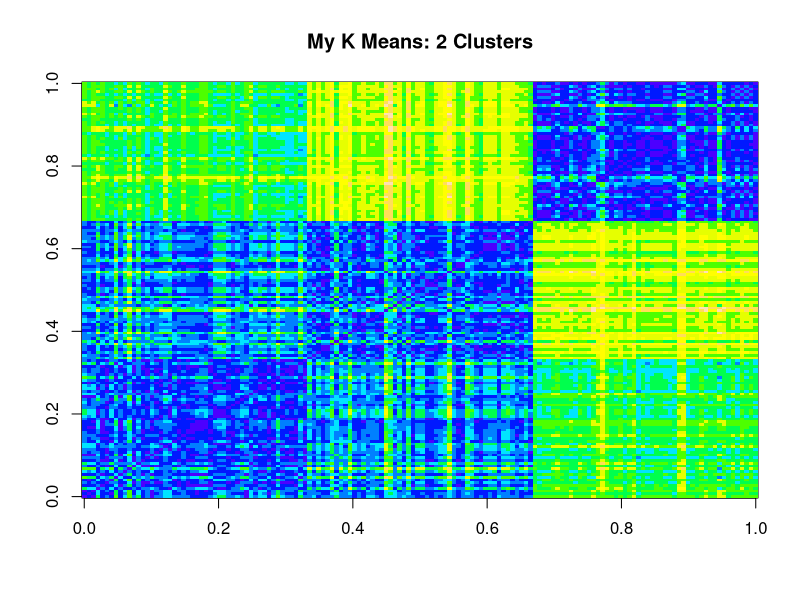
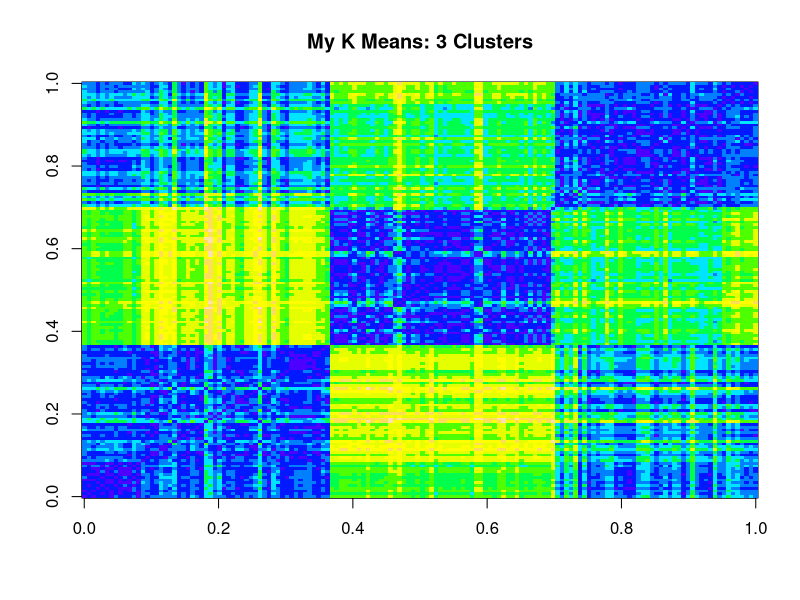
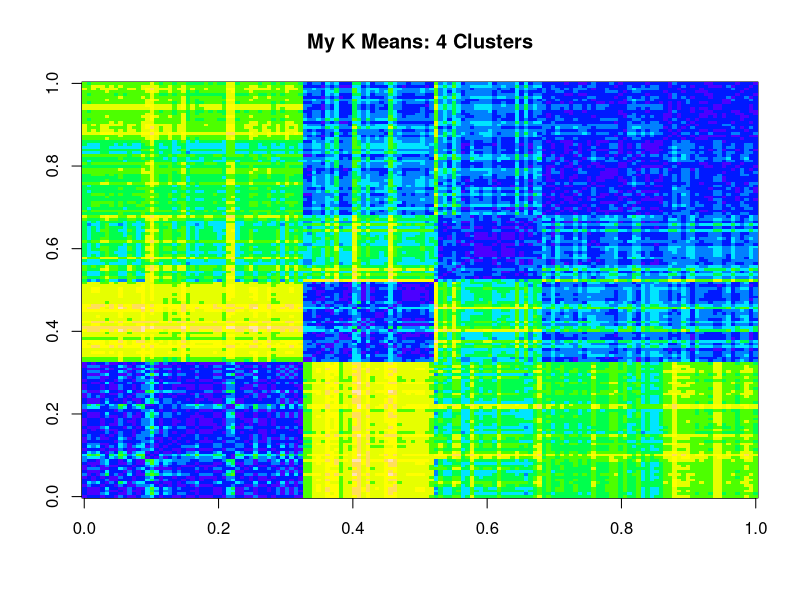

The R source for these figures, in order:
# Created by Ricco Amezcua
# First created on 4/22/2013
# Last updated on 4/22/2013
# This file contains the assignment code Assignment 5 for CS 422
# It uses the iris data set

#### Constants ####
# This is the difference threshold for the stopping condition
# It is a percentage of difference for two clusters
# When the percentage of difference falls below or is the threhold
# the algorithm will stop
DIFF.THRESH = 0 

#### Functions ####
# This function is used to normal data in a data frame
# It takes a data frame and the number of attributes in that data frame
NormalizeData <- function(df, natt){
  for(i in 1:natt){
    stan <- sd(df[,i])
    mean <- mean(df[,i])
    df[,i] <- sapply(df[,i], FUN = function(x){
      return ((x-mean)/stan)}) # nvm (Added a rounding function here round(x, 3))
  }
  return (df)
}

# This function will update the centroids
# It takes the dataframe of the data, a dataframe with the centroids data
# and the k
UpdateCentroids <- function(df, centroids, k){
  for(i in 1:k){
    temp <- subset(df, Cluster == i)
    temp$Cluster <- NULL # Remove clusters
    centroids[i,]<-as.vector(colMeans(temp))
  }
  
  return (centroids)
}

# This function will find the Euclidean distance between two points
EuclideanDistance <- function(p1, p2){
  distance <- p1-p2
  distance <- sapply(distance, FUN=function(x){return(x^2)})
  distance <- sum(distance)
  distance <- sqrt(distance)
  return (distance)
}

# This function takes a point and the centroids data frame
# It will find the centroid closest to that point (returns the index)
FindCluster <- function(point, centroids){
  k <- nrow(centroids)
  distances <- NULL
  for(i in 1:k){
    distances <- append(distances, EuclideanDistance(point, centroids[i,]))
  }
  #print(distances)
  cluster <- which(distances==(min(distances)))
  return(cluster[1])
}

# This is a helper function that checks if a set of clusters is in
# the currently active set of clusters.
# It returns a list of inactive clusters, or 0 if all clusters are active
ClusterRepCheck <- function(clusters, active.clusters){
  active.clusters <- unique(active.clusters)
  inactive.clusters <- which(!(clusters %in% active.clusters))
  if(length(inactive.clusters) == 0){inactive.clusters <-0}
  return(inactive.clusters)
}

# This function has the stopping condition for the k - means algo
# It takes two sets of cluster as vectors and finds the difference percentage
# (number of differences)/length
# It also takes a threshold for the difference percentage
StoppingCondition <- function(previous.clusters, current.clusters, threshold){
  stopping.condition <- FALSE
  num.differences <- length(which(previous.clusters != current.clusters))
  # If the number of differences falls below a certain threshold, stop the algo
  difference.percentage <- num.differences/length(current.clusters)
  #print(difference.percentage)
  if (difference.percentage <= threshold){stopping.condition <- TRUE}
  
  return(stopping.condition)
}

# This is my kmeans function.  It takes a data frame of data and a k
# It returns a vector of the clusters associated with the data 
MyKMeans <-function(df, k){
  natt <- ncol(df)
  centroids <- as.data.frame(matrix(data=0, nrow=k, ncol=natt))
  
  # Adding a cluster column and randomly assigning each point to a cluster
  df["Cluster"] <- NA
  df$Cluster <- sample(1:k, nrow(df), replace=TRUE)
  
  stopped <- FALSE
  while(!stopped){
    previous.clusters <- as.vector(df$Cluster)
    
    # remove cluster column for easier calculation
    temp <- df
    temp$Cluster <- NULL
    
    # Update the centroids
    centroids <- UpdateCentroids(df, centroids, k)
    #Update each point's associated cluster
    df$Cluster <- apply(temp, 1,FindCluster, centroids)
    
    current.clusters <- as.vector(df$Cluster)
    
    inactive.clusters <- ClusterRepCheck(c(1:k), current.clusters)
    
    if (inactive.clusters[1] != 0){
      SSEResults <- CentroidSSEVector(df, centroids, inactive.clusters)
      active.clusters <- SSEResults$clusters
      SSEList <- SSEResults$SSE
      
      for(i in inactive.clusters){
        max.index <- which.max(SSEList)
        #Get index of first available point
        candidate.index <- which(df[,"Cluster"] == active.clusters[1])[1] 
        # Give that point to the inactive cluster i
        df[candidate.index, "Cluster"] <- i
        #Remove the used max cluster for the next candidate
        active.clusters <- active.clusters[-(max.index)]
        SSEList <- SSEList[-(max.index)]
      }
      
    }
    
    if (StoppingCondition(previous.clusters, current.clusters, DIFF.THRESH)){
      stopped <- TRUE
    }
  }
  
  return (as.vector(df$Cluster))
}

CentroidSSEVector <- function(df, centroids, inactive.clusters){
  active.clusters <- setdiff(unique(df$Cluster), inactive.clusters)
  SSE <- NULL
  for(i in active.clusters){
    temp <- subset(df, Cluster == i)
    temp$Cluster <- NULL
    sum <- sum(as.vector(apply(temp, 1, FUN=function(p1,p2){
      return(EuclideanDistance(p1,p2)^2)}, centroids[i,])))
    SSE <- append(SSE, sum)
  }
  return(list(clusters=active.clusters, SSE=SSE))
}

# This function will return the similarity matrix.
# It takes a data frame and a list of clusters as well as a titile of the graph
# Data should be normalized
GetSimilarityMatrix <- function(df, clusters, title){
  # Order data by cluster groups
  df["Cluster"] <- NA
  df$Cluster <- clusters
  df <- df[order(df$Cluster),]
  df$Cluster <- NULL
  sim.matrix <- matrix(data=0, ncol=nrow(df), nrow=nrow(df))
  for(i in 1:nrow(df)){
    sim.matrix[i,] <- as.vector(apply(df, 1,EuclideanDistance, df[i,]))
  }
  return(image(sim.matrix, col=topo.colors(10), main=title))
}

# This function returns the SSE value of a data set and its cluster list
# This function is to be used at the end of a run
AllClusterSSE <- function(df, k, clusters){
  natt <- ncol(df)
  df["Cluster"] <- NA
  df$Cluster <- clusters
  df <- df[order(df$Cluster),]
  
  centroids <- as.data.frame(matrix(data=0, nrow=k, ncol=natt))
  centroids <- UpdateCentroids(df, centroids, k)
  #print(df)
  SSE <- 0
  for(i in 1:k){
    temp <- subset(df, Cluster == i)
    temp$Cluster <- NULL
    #print(temp)
    sum <-  sum(as.vector(apply(temp, 1,FUN=function(p1,p2){
      return((EuclideanDistance(p1,p2)^2))}, centroids[i,])))
    SSE <- SSE + sum
  }
  
  return(SSE)
}


#### Algo ####
# Preping data
iris.kmeans <- iris
iris.kmeans$Species <- NULL
iris.kmeans <- NormalizeData(iris.kmeans, ncol(iris.kmeans))

# K equal to 2
k.two.clusters <- MyKMeans(iris.kmeans, 2)

# K equal to 3
k.three.clusters <- MyKMeans(iris.kmeans, 3)

# K equal to 4
k.four.clusters <- MyKMeans(iris.kmeans, 4)

## Tables
table(iris$Species, k.two.clusters)
table(iris$Species, k.three.clusters)
table(iris$Species, k.four.clusters)

# Similarity Matrices
GetSimilarityMatrix(iris.kmeans, k.two.clusters, "My K Means: 2 Clusters")
GetSimilarityMatrix(iris.kmeans, k.three.clusters, "My K Means: 3 Clusters")
GetSimilarityMatrix(iris.kmeans, k.four.clusters, "My K Means: 4 Clusters")

# Final SSE Calculation
AllClusterSSE(iris.kmeans, 2, k.two.clusters)
AllClusterSSE(iris.kmeans, 3, k.three.clusters)
AllClusterSSE(iris.kmeans, 4, k.four.clusters)



### Notes on what to do next
# Handle empty clusters.  This can be done by checking that every cluster has a point
# during assignment. If a cluster is empty ( can be more than 1) find the cluster with
# the highest SSE and chooose a point from there
# Graph SSE for myKMeans.  Probably a list of iteration number and kmeans and create a graph
# from that
# Compare Datasets. Calculate the Entropy and SSE